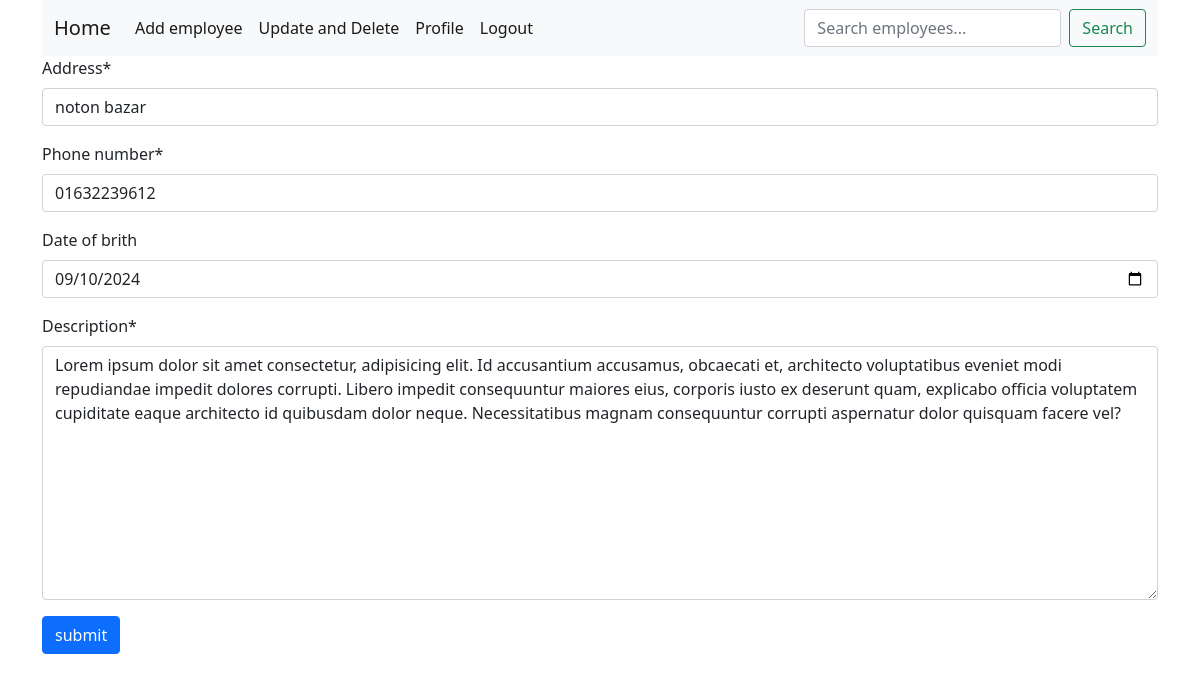
The page /profile/update/1/ on the database its author committed.
### profile_info/models.py (models this page shows)
class user_profile(models.Model):
    address = models.CharField(max_length=255)  # Text input
    phone_number = models.CharField(max_length=20, )
    date_of_brith = models.DateField(null=True, blank=True)
    description = models.TextField()
    user = models.ForeignKey(User, on_delete=models.CASCADE, related_name="profile", default=1) #forein key add
    def __str__(self):
        return self.address

### profile_info/views.py (the view)
# urls.py: path('update/<int:user_id>/', update_profile, name="update_profile" ),
def update_profile(request, user_id):
    try:
        profile_data = user_profile.objects.get(pk = user_id)
        if request.method == "POST":
            form = UserProfileForm(request.POST, instance=profile_data)
            if form.is_valid():
                form.save()
                return redirect(reverse("profile", kwargs={"user_name": request.user.username}))
            else:
                return render(request, "update_profile.html", {"form":UserProfileForm})
        else:
            form = UserProfileForm(instance=profile_data)
        context = {
            "form":form
        }
        print(profile_data)
        return render(request, "update_profile.html",context)
    except profile_data.DoesNotExist:
        return HttpResponse("Task does not exist")

### profile_info/forms.py
class UserProfileForm(forms.ModelForm):
    class Meta:
        model = user_profile
        fields = ['address', 'phone_number', 'date_of_brith', 'description']
        widgets = {
            'date_of_brith': forms.DateInput(attrs={'type': 'date'}),  # HTML5 date input with a calendar picker
        }

### profile_info/templates/update_profile.html (shortened to what this page needs)
{% extends 'base.html' %}
{% load crispy_forms_tags %}
{% block nav %}
  {% include 'partials/nav.html' %}
{% endblock %}
{% block container %}
<form method="post">
  {{form | crispy}}
  <button class="btn btn-primary" type="submit">submit</button>
</form>
{% endblock %}

### rows shown on the page
user_profile: address "noton bazar", phone_number "01632239612", date_of_brith "09/10/2024", description "Lorem ipsum dolor sit amet consectetur, adipisicing elit. Id accusantium accusamus, obcaecati et, architecto voluptatibus eveniet modi repudiandae impedit dolores corrupti. Libero impedit consequuntur maiores eius, corporis iusto ex deserunt quam, explicabo officia voluptatem cupiditate eaque architecto id quibusdam dolor neque. Necessitatibus magnam consequuntur corrupti aspernatur dolor quisquam facere vel?"
